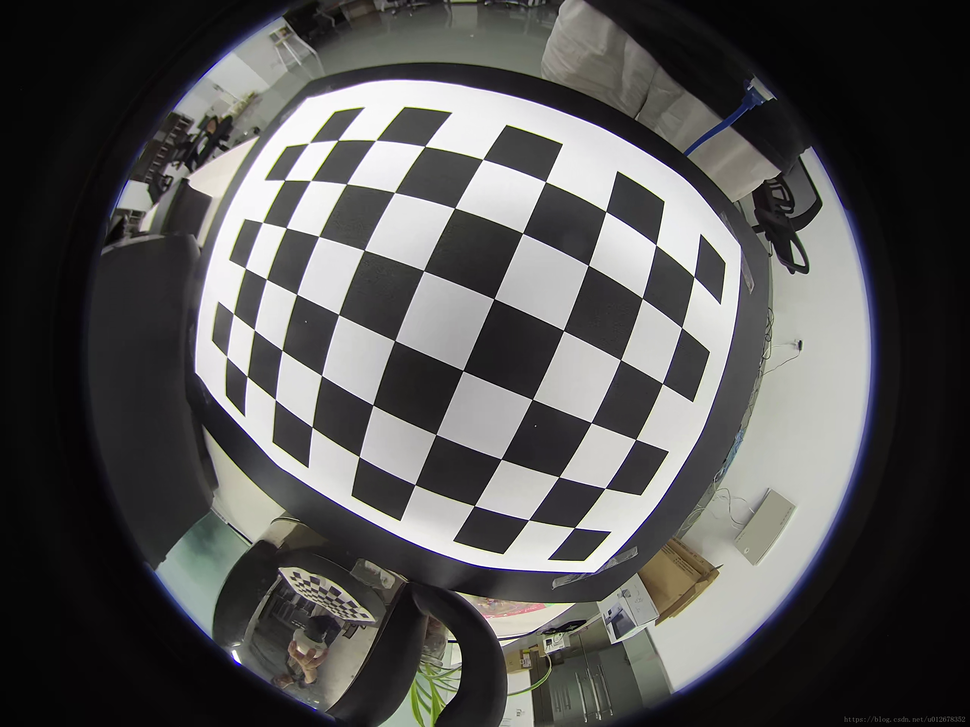
#> input picture fish_eye.png, 970 x 727 px, shrunk from 2560 x 1920 before the run, given in place of the camera
$ python demo.py   (older library calls are emulated)
#> lines starting #> are read from the running program, lines starting #| are printed output that depends on the picture; after the words box and inside, x2 and y2 are one past the last pixel; in counts of white or black regions, pixels touching at a corner belong together
#!/usr/bin/env python

import os,sys,time
import cv2
import numpy as np

def nothing(x):
    pass


if __name__ == '__main__':
    cap = cv2.VideoCapture(0)
    cv2.namedWindow("Trackbars")

    cv2.createTrackbar("L - H", "Trackbars", 0, 179, nothing)
    cv2.createTrackbar("L - S", "Trackbars", 0, 255, nothing)
    cv2.createTrackbar("L - V", "Trackbars", 0, 255, nothing)
    cv2.createTrackbar("U - H", "Trackbars", 179, 179, nothing)
    cv2.createTrackbar("U - S", "Trackbars", 255, 255, nothing)
    cv2.createTrackbar("U - V", "Trackbars", 255, 255, nothing)

    #cap.set(cv2.CAP_PROP_FRAME_WIDTH,800)
    #cap.set(cv2.CAP_PROP_FRAME_HEIGHT,600)

    while True:
        ret, frame = cap.read()
#> frame is the input picture: shape (727, 970, 3); mean B, G, R 82.3, 83, 83.8
        #cv2.imshow("Capture", frame)
        hsv_frame = cv2.cvtColor(frame, cv2.COLOR_BGR2HSV)
#> hsv_frame: shape (727, 970, 3); mean H, S, V 74, 23.5, 85.7

        l_h = cv2.getTrackbarPos("L - H", "Trackbars")
        l_s = cv2.getTrackbarPos("L - S", "Trackbars")
        l_v = cv2.getTrackbarPos("L - V", "Trackbars")
        u_h = cv2.getTrackbarPos("U - H", "Trackbars")
        u_s = cv2.getTrackbarPos("U - S", "Trackbars")
        u_v = cv2.getTrackbarPos("U - V", "Trackbars")

        #cv2.imshow("HSV", hsv_frame)
        #Filter color
        lower_red = np.array([l_h,l_s,l_v])
        upper_red = np.array([u_h,u_s,u_v])
        #mask
        f_frame = cv2.inRange(hsv_frame, lower_red, upper_red)
#> f_frame: shape (727, 970); every value is 255
        #cv2.imshow("Masked", f_frame)
        #erode twice
        element = cv2.getStructuringElement(cv2.MORPH_RECT,(3,3))
        element2 = cv2.getStructuringElement(cv2.MORPH_RECT,(8,8))

        erode_frame = cv2.erode(f_frame, element)
        erode_frame = cv2.erode(erode_frame, element)

        dilate_frame = cv2.dilate(erode_frame, element2)
        dilate_frame = cv2.dilate(dilate_frame, element2)

        #cv2.imshow("MORPH", dilate_frame)
        x,y,w,h = cv2.boundingRect(dilate_frame)
#> x = 0; y = 0; w = 970; h = 727
        cv2.rectangle(frame, (x,y), (x+w, y+h) , (0,255,0),2)
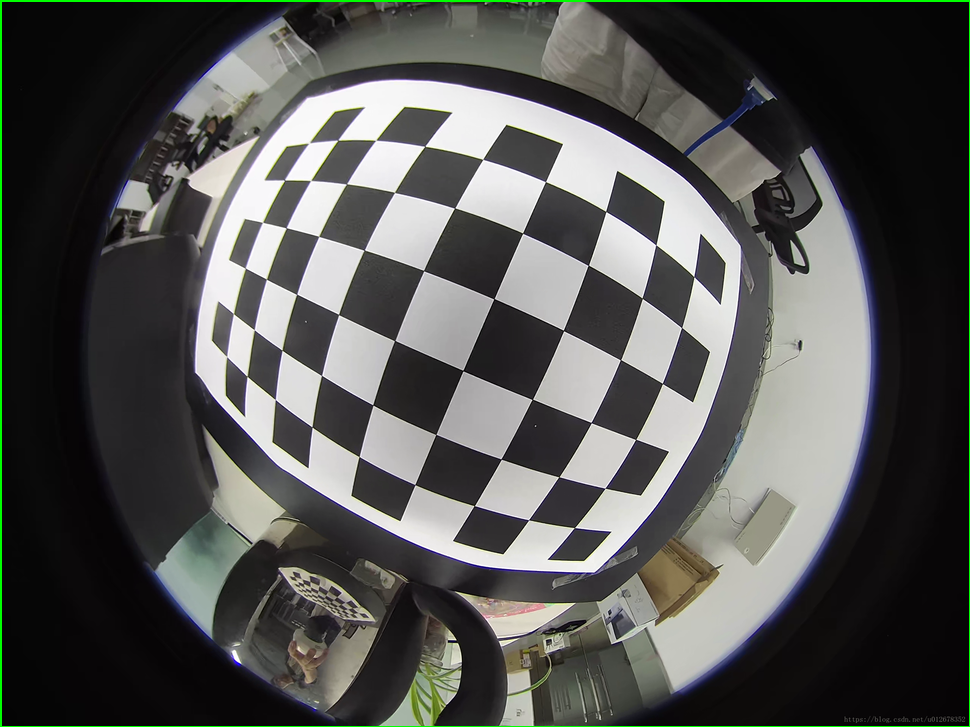
#> frame: shape (727, 970, 3); 0.72% of pixels changed, all inside (x1, y1, x2, y2) = (0, 0, 970, 727)

        #Find contours
        _,contours, hierarchy = cv2.findContours(dilate_frame, cv2.RETR_CCOMP, cv2.CHAIN_APPROX_SIMPLE)
#> contours = [[[0, 0], [0, 726], [969, 726], [969, 0]]]
        for cnt in contours:
            rect = cv2.minAreaRect(cnt)
            #box = cv2.cv.BoxPoints(rect)
            box = cv2.boxPoints(rect)
            box = np.int0(box)
            cv2.drawContours(frame, [box], 0, (0,0,255), 2)
#> this loop made 1 pass
#> (cnt, rect, box) on pass 1: ([[0, 0], [0, 726], [969, 726], [969, 0]], ((484.5, 363), (726, 969), -90), [[969, 726], [0, 726], [0, 0], [969, 0]])
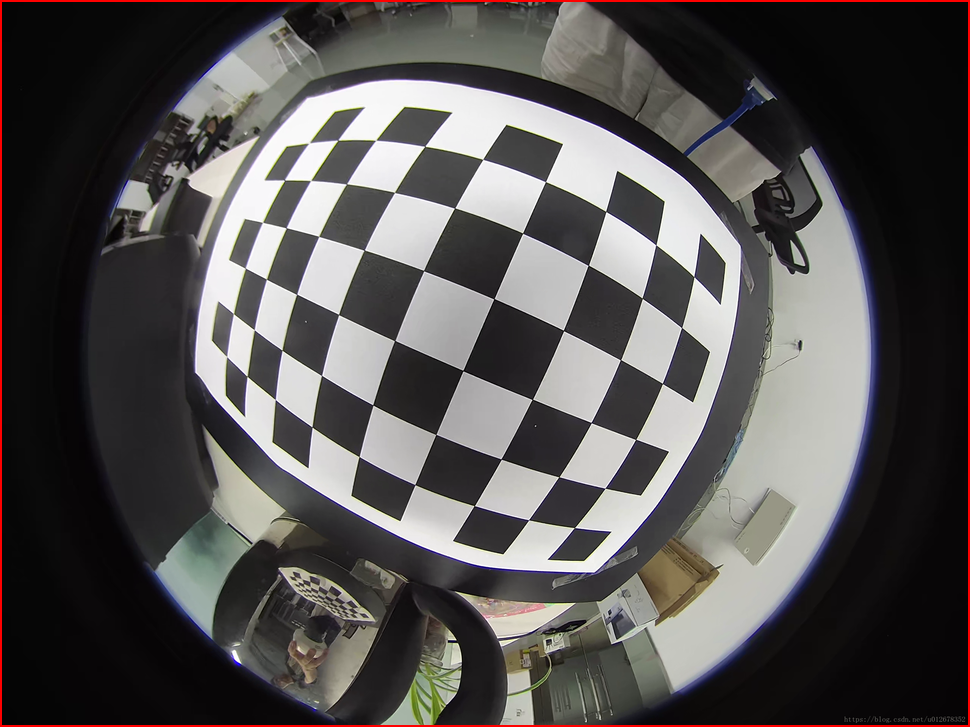
#> frame: shape (727, 970, 3); 0.96% of pixels changed, all inside (x1, y1, x2, y2) = (0, 0, 970, 727)

        cv2.imshow("MORPH", dilate_frame)
        cv2.imshow("Capture", frame)

        if cv2.waitKey(1) & 0xFF == ord('q'):
#> (key q is pressed here)
            cv2.imwrite("test.jpeg", frame)
            break
    cap.release()
    cv2.destroyAllWindows()
